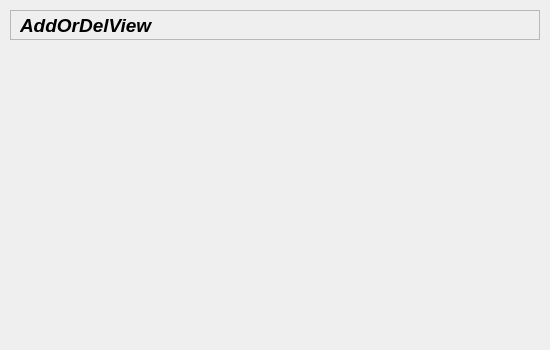
<?xml version="1.0" encoding="UTF-8"?>
<ui version="4.0">
 <class>AddOrDelView</class>
 <widget class="QWidget" name="AddOrDelView">
  <property name="geometry">
   <rect>
    <x>0</x>
    <y>0</y>
    <width>550</width>
    <height>350</height>
   </rect>
  </property>
  <property name="windowTitle">
   <string>AddOrDelView</string>
  </property>
  <property name="autoFillBackground">
   <bool>true</bool>
  </property>
  <widget class="QWidget" name="RemoteMainwidget" native="true">
   <property name="geometry">
    <rect>
     <x>10</x>
     <y>50</y>
     <width>531</width>
     <height>291</height>
    </rect>
   </property>
   <widget class="QWidget" name="gridLayoutWidget">
    <property name="geometry">
     <rect>
      <x>0</x>
      <y>0</y>
      <width>531</width>
      <height>291</height>
     </rect>
    </property>
    <layout class="QGridLayout" name="gridLayout">
     <item row="0" column="0">
      <spacer name="verticalSpacer">
       <property name="orientation">
        <enum>Qt::Vertical</enum>
       </property>
       <property name="sizeHint" stdset="0">
        <size>
         <width>20</width>
         <height>40</height>
        </size>
       </property>
      </spacer>
     </item>
     <item row="2" column="0">
      <spacer name="verticalSpacer_2">
       <property name="orientation">
        <enum>Qt::Vertical</enum>
       </property>
       <property name="sizeHint" stdset="0">
        <size>
         <width>20</width>
         <height>40</height>
        </size>
       </property>
      </spacer>
     </item>
     <item row="1" column="0">
      <spacer name="horizontalSpacer">
       <property name="orientation">
        <enum>Qt::Horizontal</enum>
       </property>
       <property name="sizeHint" stdset="0">
        <size>
         <width>40</width>
         <height>20</height>
        </size>
       </property>
      </spacer>
     </item>
     <item row="1" column="2">
      <spacer name="horizontalSpacer_2">
       <property name="orientation">
        <enum>Qt::Horizontal</enum>
       </property>
       <property name="sizeHint" stdset="0">
        <size>
         <width>40</width>
         <height>20</height>
        </size>
       </property>
      </spacer>
     </item>
     <item row="1" column="1">
      <widget class="QWidget" name="widget_2" native="true">
       <property name="sizePolicy">
        <sizepolicy hsizetype="Preferred" vsizetype="Preferred">
         <horstretch>0</horstretch>
         <verstretch>0</verstretch>
        </sizepolicy>
       </property>
       <property name="minimumSize">
        <size>
         <width>200</width>
         <height>150</height>
        </size>
       </property>
       <widget class="QPushButton" name="addUserButton">
        <property name="geometry">
         <rect>
          <x>0</x>
          <y>10</y>
          <width>201</width>
          <height>42</height>
         </rect>
        </property>
        <property name="text">
         <string/>
        </property>
        <property name="flat">
         <bool>true</bool>
        </property>
       </widget>
       <widget class="QPushButton" name="delUserButton">
        <property name="geometry">
         <rect>
          <x>0</x>
          <y>100</y>
          <width>201</width>
          <height>42</height>
         </rect>
        </property>
        <property name="text">
         <string/>
        </property>
        <property name="flat">
         <bool>true</bool>
        </property>
       </widget>
      </widget>
     </item>
     <item row="0" column="2">
      <widget class="QWidget" name="widget_3" native="true"/>
     </item>
    </layout>
   </widget>
  </widget>
  <widget class="QFrame" name="RemoteTopframe">
   <property name="geometry">
    <rect>
     <x>10</x>
     <y>10</y>
     <width>530</width>
     <height>30</height>
    </rect>
   </property>
   <property name="frameShape">
    <enum>QFrame::StyledPanel</enum>
   </property>
   <property name="frameShadow">
    <enum>QFrame::Raised</enum>
   </property>
   <widget class="QLabel" name="headLabel">
    <property name="geometry">
     <rect>
      <x>10</x>
      <y>0</y>
      <width>181</width>
      <height>31</height>
     </rect>
    </property>
    <property name="font">
     <font>
      <pointsize>14</pointsize>
      <weight>75</weight>
      <italic>true</italic>
      <bold>true</bold>
      <underline>false</underline>
      <strikeout>false</strikeout>
     </font>
    </property>
    <property name="mouseTracking">
     <bool>false</bool>
    </property>
    <property name="acceptDrops">
     <bool>false</bool>
    </property>
    <property name="text">
     <string>AddOrDelView</string>
    </property>
   </widget>
  </widget>
 </widget>
 <resources/>
 <connections/>
</ui>
